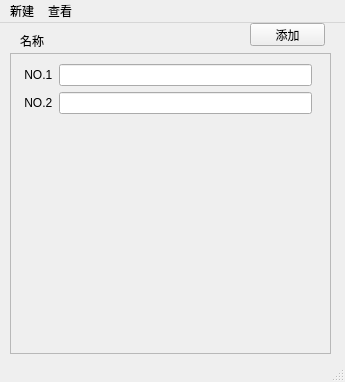
<?xml version="1.0" encoding="UTF-8"?>
<ui version="4.0">
 <class>ListWindow</class>
 <widget class="QMainWindow" name="ListWindow">
  <property name="geometry">
   <rect>
    <x>0</x>
    <y>0</y>
    <width>345</width>
    <height>382</height>
   </rect>
  </property>
  <property name="windowTitle">
   <string>MainWindow</string>
  </property>
  <widget class="QWidget" name="centralwidget">
   <widget class="QLabel" name="label">
    <property name="geometry">
     <rect>
      <x>20</x>
      <y>10</y>
      <width>171</width>
      <height>16</height>
     </rect>
    </property>
    <property name="text">
     <string>名称</string>
    </property>
   </widget>
   <widget class="QScrollArea" name="scrollArea">
    <property name="geometry">
     <rect>
      <x>10</x>
      <y>30</y>
      <width>321</width>
      <height>301</height>
     </rect>
    </property>
    <property name="widgetResizable">
     <bool>true</bool>
    </property>
    <widget class="QWidget" name="scrollAreaWidgetContents">
     <property name="geometry">
      <rect>
       <x>0</x>
       <y>0</y>
       <width>319</width>
       <height>299</height>
      </rect>
     </property>
     <widget class="QWidget" name="formLayoutWidget">
      <property name="geometry">
       <rect>
        <x>10</x>
        <y>10</y>
        <width>291</width>
        <height>281</height>
       </rect>
      </property>
      <layout class="QFormLayout" name="formLayout">
       <item row="0" column="0">
        <widget class="QLabel" name="label_2">
         <property name="text">
          <string> NO.1</string>
         </property>
        </widget>
       </item>
       <item row="0" column="1">
        <widget class="QLineEdit" name="lineEdit"/>
       </item>
       <item row="1" column="0">
        <widget class="QLabel" name="label_3">
         <property name="text">
          <string> NO.2</string>
         </property>
        </widget>
       </item>
       <item row="1" column="1">
        <widget class="QLineEdit" name="lineEdit_2"/>
       </item>
      </layout>
     </widget>
    </widget>
   </widget>
   <widget class="QPushButton" name="pushButton">
    <property name="geometry">
     <rect>
      <x>250</x>
      <y>0</y>
      <width>75</width>
      <height>23</height>
     </rect>
    </property>
    <property name="text">
     <string>添加</string>
    </property>
   </widget>
  </widget>
  <widget class="QMenuBar" name="menubar">
   <property name="geometry">
    <rect>
     <x>0</x>
     <y>0</y>
     <width>345</width>
     <height>23</height>
    </rect>
   </property>
   <widget class="QMenu" name="menu">
    <property name="title">
     <string>新建</string>
    </property>
    <addaction name="addList"/>
    <addaction name="addText"/>
   </widget>
   <widget class="QMenu" name="menu_2">
    <property name="title">
     <string>查看</string>
    </property>
    <addaction name="record"/>
   </widget>
   <addaction name="menu"/>
   <addaction name="menu_2"/>
  </widget>
  <widget class="QStatusBar" name="statusbar"/>
  <action name="addList">
   <property name="text">
    <string>列表</string>
   </property>
   <property name="toolTip">
    <string>列表</string>
   </property>
  </action>
  <action name="addText">
   <property name="text">
    <string>文本域</string>
   </property>
   <property name="toolTip">
    <string>文本域</string>
   </property>
  </action>
  <action name="record">
   <property name="text">
    <string>历史记录</string>
   </property>
   <property name="toolTip">
    <string>历史记录</string>
   </property>
  </action>
 </widget>
 <resources/>
 <connections/>
</ui>
